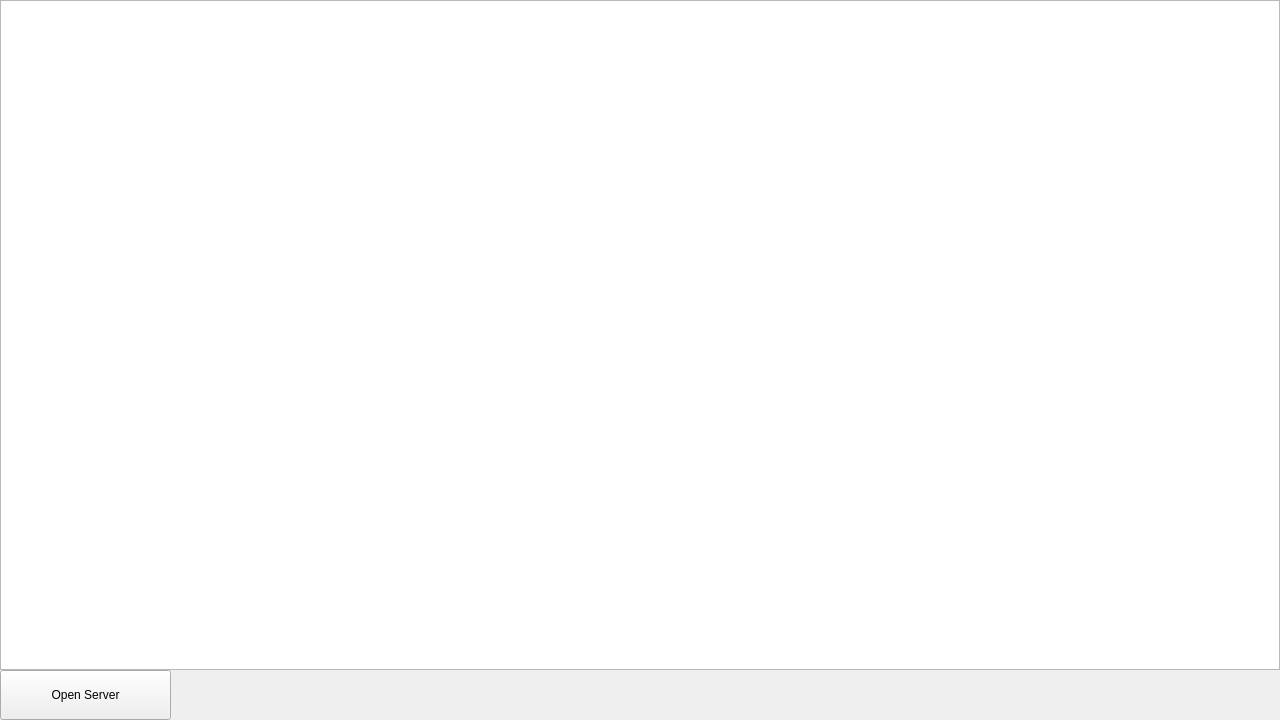
<?xml version="1.0" encoding="UTF-8"?>
<ui version="4.0">
 <class>Sign_Widget</class>
 <widget class="QWidget" name="Sign_Widget">
  <property name="geometry">
   <rect>
    <x>0</x>
    <y>0</y>
    <width>1280</width>
    <height>720</height>
   </rect>
  </property>
  <property name="windowTitle">
   <string>Form</string>
  </property>
  <widget class="QPushButton" name="Start_Stop_BTN">
   <property name="geometry">
    <rect>
     <x>0</x>
     <y>670</y>
     <width>171</width>
     <height>50</height>
    </rect>
   </property>
   <property name="text">
    <string>Open Server</string>
   </property>
  </widget>
  <widget class="QListWidget" name="Sign_List">
   <property name="geometry">
    <rect>
     <x>0</x>
     <y>0</y>
     <width>1280</width>
     <height>670</height>
    </rect>
   </property>
  </widget>
 </widget>
 <resources/>
 <connections/>
</ui>
